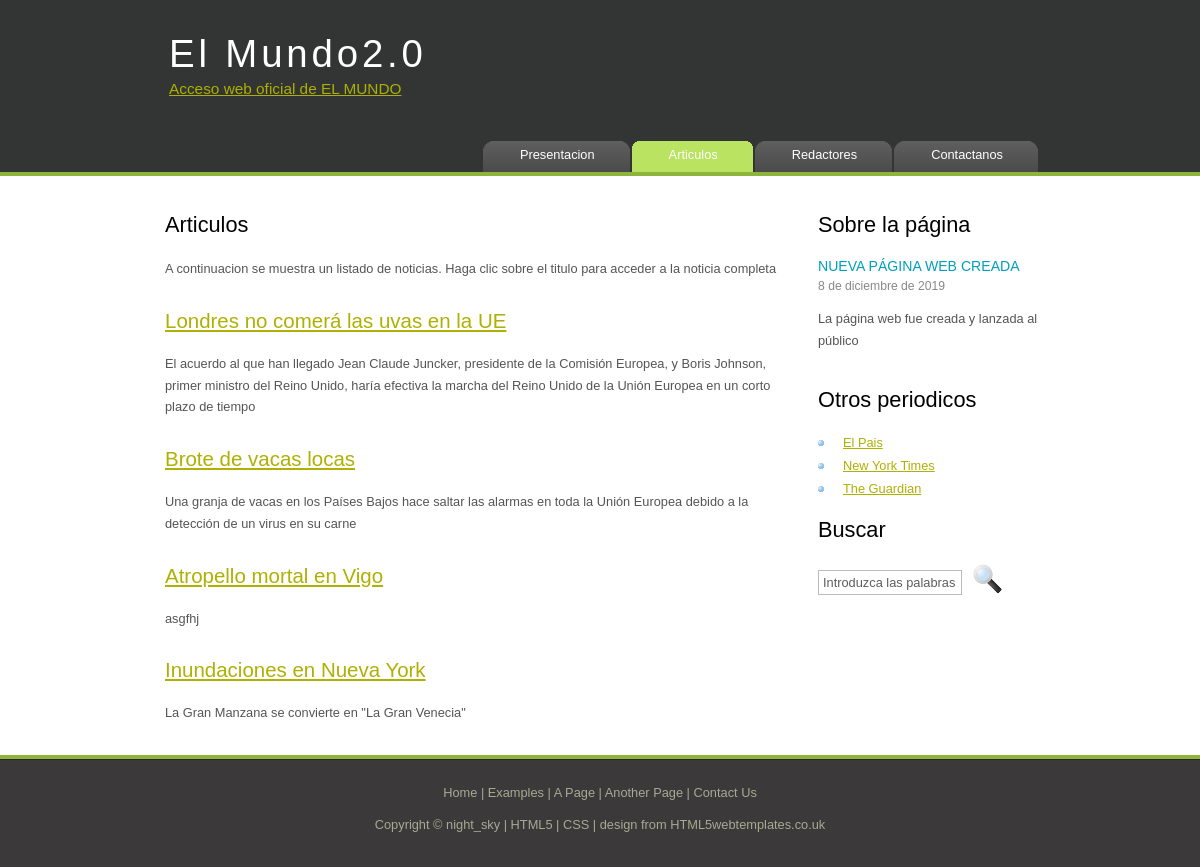
Before: /articulos/ with the older database file.
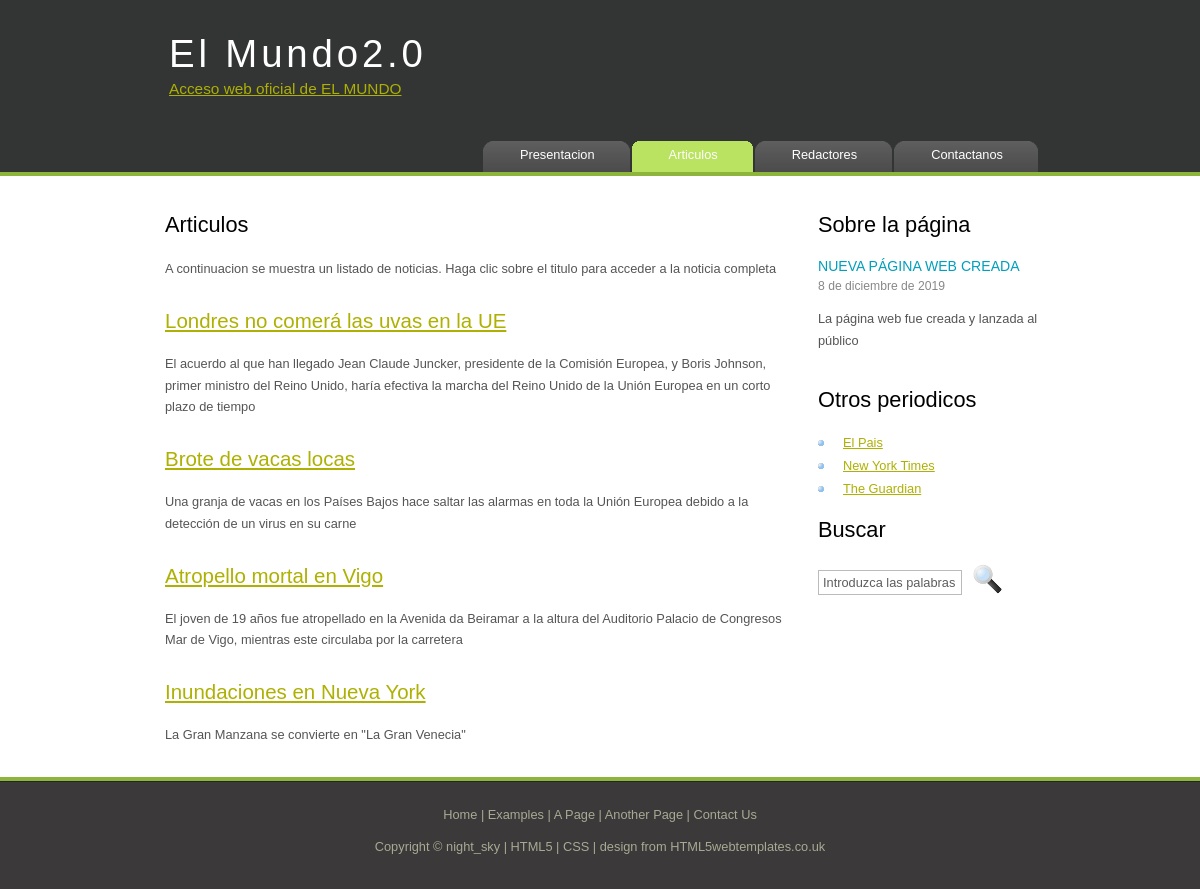
After: the same page with the newer database file.
### appE1/models.py (models this page shows, shortened)
class Articulo(models.Model):
    redactor = models.ForeignKey(Redactor, on_delete=models.CASCADE)
    titular = models.CharField(max_length=100, default='')
    entradilla = models.TextField()
    noticia = models.TextField()
    fecha = models.DateField()

### appE1/views.py (the view)
# urls.py: path('articulos/', views.articulos, name='articulos'),
def articulos(request):
    articulos = get_list_or_404(Articulo.objects.order_by('-fecha'))
    context = {'listaArticulos': articulos}
    return render(request, 'articulos.html', context)

### appE1/templates/articulos.html (shortened to what this page needs)
{% extends "plantilla.html"%}
{% block menu %}
<li><a href="/home">Presentacion</a></li>
<li class="selected"><a href="/articulos">Articulos</a></li>
<li><a href="/redactores">Redactores</a></li>
<li><a href="/contacto">Contactanos</a></li>
{% endblock %}
{% block contenido %}
<h1>Articulos</h1>
<p align="justify">
    A continuacion se muestra un listado de noticias. Haga clic sobre el titulo para acceder a la noticia completa
</p>
{% if listaArticulos %}
    {% for a in listaArticulos %}
        <h2><a href="/articulo/{{ a.id }}">{{ a.titular}}</a></h2>
        <p>{{ a.entradilla }}</p>
    {% endfor %}
{% else %}
<p>
    No hay articulos en esta revista
</p>
{% endif%}
{% endblock %}

Changed rows visible on the page:
changed Articulo "Atropello mortal en Vigo": entradilla "asgfhj" → "El joven de 19 años fue atropellado en la Avenida da Beiramar a la altura del Auditorio Palacio de Congresos Mar de Vigo, mientras este circulaba por la carretera"
